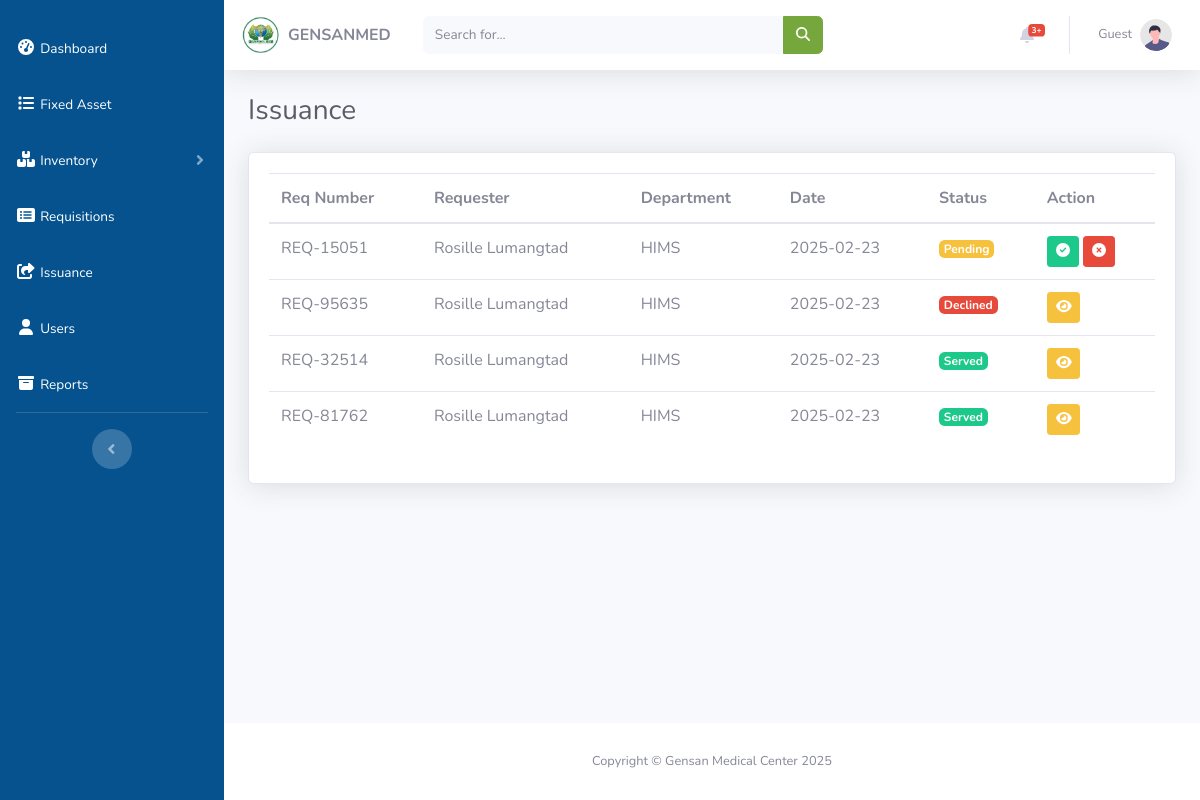
The page /admin/issuance.php on the database as committed earlier.
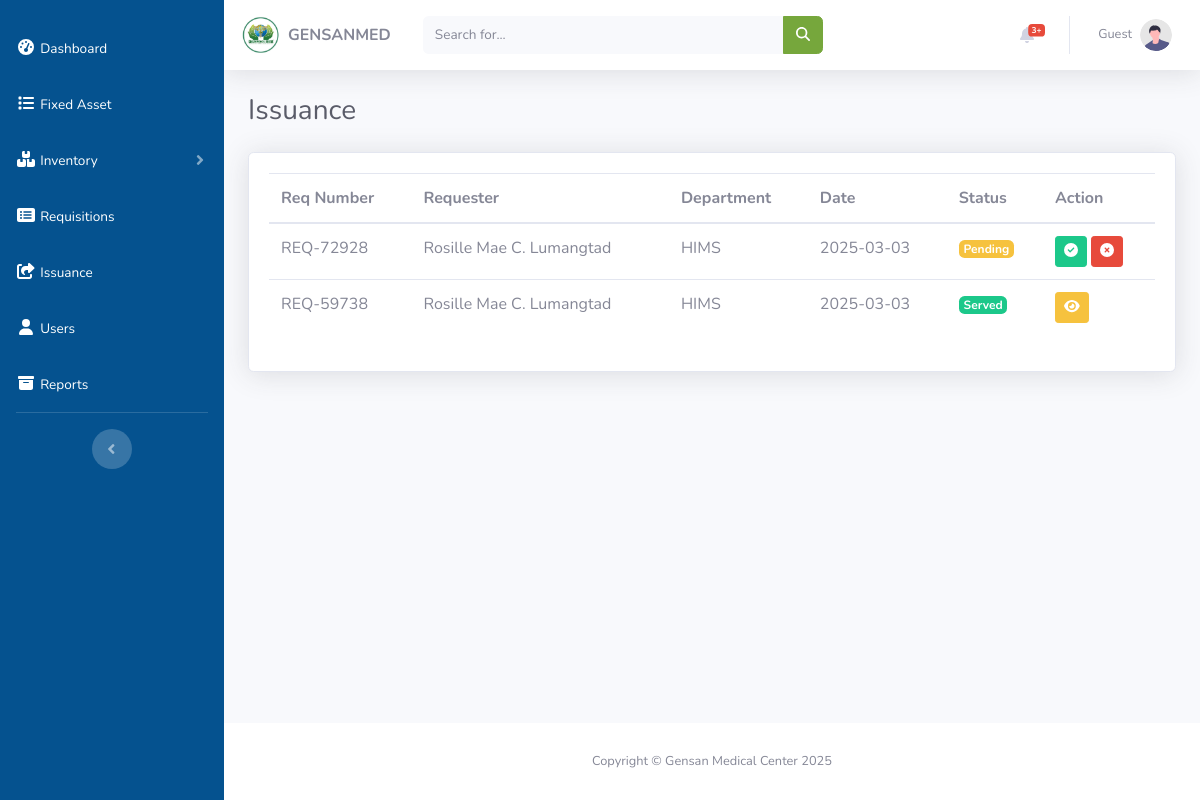
The same page on the database as committed later.
### tables this page shows
CREATE TABLE `request` (
  `req_id` int(11) NOT NULL,
  `req_number` varchar(255) NOT NULL,
  `user_id` int(11) NOT NULL,
  `stockin_id` int(11) NOT NULL,
  `qty` int(11) NOT NULL,
  `department` varchar(255) NOT NULL,
  `remarks` varchar(255) DEFAULT NULL,
  `date` date DEFAULT current_timestamp(),
  `status` tinyint(1) DEFAULT 0
);

CREATE TABLE `users` (
  `user_id` int(11) NOT NULL,
  `fullname` varchar(255) NOT NULL,
  `username` varchar(255) NOT NULL,
  `pword` varchar(255) NOT NULL,
  `number` varchar(20) NOT NULL,
  `department` varchar(100) NOT NULL,
  `role` enum('admin','mmo','engineering','user') NOT NULL,
  `is_archived` tinyint(1) NOT NULL DEFAULT 0
);

### admin/issuance.php (the view, shortened to what this page needs)
<?php
include("../includes/header.php");
include("../includes/navbar_admin.php");
$query = "SELECT request.*, users.fullname AS requester_name, users.department
          FROM request
          JOIN users ON request.user_id = users.user_id
          WHERE req_id IN (SELECT MIN(req_id) FROM request GROUP BY req_number)
          ORDER BY request.status = 1,2 ASC";
$result = mysqli_query($conn, $query);
?>
<div id="content-wrapper" class="d-flex flex-column">
    <div id="content">
        <?php
        include("../includes/topbar.php");
        ?>
        <div class="container-fluid">
            <div class="d-sm-flex align-items-center justify-content-between mb-4">
                <h1 class="h3 mb-0 text-gray-800">Issuance</h1>
            </div>
            <div class="card shadow mb-4">
                <div class="card-body">
                    <div class="card-datatable pt-0">
                        <table class="datatables-basic table" id="dataTable" width="100%">
                            <thead>
                                <tr>
                                    <th>Req Number</th>
                                    <th>Requester</th>
                                    <th>Department</th>
                                    <th>Date</th>
                                    <th>Status</th>
                                    <th>Action</th>
                                </tr>
                            </thead>
                            <tbody>
                                <?php while ($row = mysqli_fetch_assoc($result)): ?>
                                    <tr>
                                        <td><?php echo $row['req_number']; ?></td>
                                        <td><?php echo $row['requester_name']; ?></td>
                                        <td><?php echo $row['department']; ?></td>
                                        <td><?php echo $row['date']; ?></td>
                                        <td>
                                            <?php
                                            if ($row['status'] == 0) {
                                                echo '<span class="badge badge-warning">Pending</span>';
                                            } elseif ($row['status'] == 1) {
                                                echo '<span class="badge badge-success">Served</span>';
                                            } elseif ($row['status'] == 2) {
                                                echo '<span class="badge badge-danger">Declined</span>';
                                            }
                                            ?>
                                        </td>
                                        <td>
                                            <?php if ($row['status'] == 2 || $row['status'] == 1):  ?>
                                                <button type="button" data-toggle="modal" data-target="#viewRequestModal"
                                                    class="btn btn-sm btn-warning viewrequest-btn"
                                                    data-req_number="<?php echo $row['req_number']; ?>">
                                                    <i class="fa-solid fa-eye"></i>
                                                </button>
                                            <?php else: ?>
                                                <button type="button" data-toggle="modal" data-target="#viewRequestModal"
                                                    class="btn btn-sm btn-success viewrequest-btn"
                                                    data-id="<?php echo $row['req_id']; ?>"
                                                    data-req_number="<?php echo $row['req_number']; ?>">
                                                    <i class="fa-solid fa-circle-check"></i>
                                                </button>
                                                <button type="button" data-toggle="modal" data-target="#confirmDeclineModal"
                                                    class="btn btn-sm btn-danger viewrequest-btn"
                                                    data-id="<?php echo $row['req_id']; ?>">
                                                    <i class="fa-solid fa-circle-xmark"></i>
                                                </button>
                                            <?php endif; ?>
                                        </td>
                                    </tr>
                                <?php endwhile; ?>
                            </tbody>
                        </table>
                    </div>
                </div>
            </div>
        </div>
    </div>
    <?php
    include("../includes/footer.php");
    ?>

### includes/header.php (shortened to what this page needs)
<!DOCTYPE html>
<html lang="en">
<head>
    <link rel="stylesheet" href="https://cdn.jsdelivr.net/npm/bootstrap-icons/font/bootstrap-icons.css">
    <link href="vendor/fontawesome-free/css/all.min.css" rel="stylesheet" type="text/css">
    <link href="../css/sb-admin-2.min.css" rel="stylesheet">
<link href="../vendor/fontawesome-free/css/all.min.css" rel="stylesheet" type="text/css">
</head>
<body id="page-top">
    <div id="wrapper">

### includes/navbar_admin.php (shortened to what this page needs)
<ul class="navbar-nav bg-gradient-primary sidebar sidebar-dark accordion" id="accordionSidebar">
    <li class="nav-item">
        <a class="nav-link" href="../admin/index.php">
            <i class="fas fa-fw fa-tachometer-alt"></i>
            <span>Dashboard</span></a>
    </li>
    <li class="nav-item">
        <a class="nav-link" href="asset.php">
            <i class="fas fa-fw fa-list"></i>
            <span>Fixed Asset</span></a>
    </li>
    <li class="nav-item">
        <a class="nav-link collapsed" href="#" data-toggle="collapse" data-target="#collapseUtilities"
            aria-expanded="true" aria-controls="collapseUtilities">
            <i class="fas fa-fw fa-boxes"></i>
            <span>Inventory</span>
        </a>
    </li>
    <li class="nav-item">
        <a class="nav-link" href="requisitions.php">
        <i class="fas fa-fw fa-list-alt"></i>
            <span>Requisitions</span></a>
    </li>
    <li class="nav-item">
        <a class="nav-link" href="issuance.php">
        <i class="fas fa-fw fa-share-square"></i>
            <span>Issuance</span></a>
    </li>
    <li class="nav-item">
        <a class="nav-link" href="users.php">
            <i class="fas fa-fw fa-user"></i>
            <span>Users</span></a>
    </li>
    <li class="nav-item">
        <a class="nav-link" href="items.php">
            <i class="fas fa-fw fa-archive"></i>
            <span>Reports</span></a>
    </li>
    <hr class="sidebar-divider d-none d-md-block">
    <div class="text-center d-none d-md-inline">
        <button class="rounded-circle border-0" id="sidebarToggle"></button>
    </div>
</ul>

### includes/topbar.php (shortened to what this page needs)
<?php
if (isset($_SESSION['auth']) && $_SESSION['auth'] == true) {
    $user_name = $_SESSION['auth_user']['user_name'];
} else {
    $user_name = "Guest";
}
?>
                <nav class="navbar navbar-expand navbar-light bg-white topbar mb-4 static-top shadow">
                    <div class="d-flex align-items-center">
                        <img src="../img/gmc-logo.jpg" alt="GMC Logo" style="width: 40px; height: 40px; border-radius: 50%;" class="mr-2">
                        <span class="mr-3" style="font-weight: bold;">GENSANMED</span>
                    </div>
                    <form
                        class="d-none d-sm-inline-block form-inline mr-auto ml-md-3 my-2 my-md-0 mw-100 navbar-search">
                        <div class="input-group">
                            <input type="text" class="form-control bg-light border-0 small" placeholder="Search for..."
                                aria-label="Search" aria-describedby="basic-addon2">
                            <div class="input-group-append">
                                <button class="btn btn-primary" type="button">
                                    <i class="fas fa-search fa-sm"></i>
                                </button>
                            </div>
                        </div>
                    </form>
                    <ul class="navbar-nav ml-auto">
                        <li class="nav-item dropdown no-arrow mx-1">
                            <a class="nav-link dropdown-toggle" href="#" id="alertsDropdown" role="button"
                                data-toggle="dropdown" aria-haspopup="true" aria-expanded="false">
                                <i class="fas fa-bell fa-fw"></i>
                                <span class="badge badge-danger badge-counter">3+</span>
                            </a>
                        </li>
                        <li class="nav-item dropdown no-arrow">
                            <a class="nav-link dropdown-toggle" href="#" id="userDropdown" role="button"
                                data-toggle="dropdown" aria-haspopup="true" aria-expanded="false">
                                <span class="mr-2 d-none d-lg-inline text-gray-600 small"><?php echo htmlspecialchars($user_name); ?></span>
                                <img class="img-profile rounded-circle"
                                    src="img/undraw_profile.svg">
                            </a>
                        </li>
                    </ul>
                </nav>

### includes/footer.php
             <footer class="sticky-footer bg-white">
                <div class="container my-auto">
                    <div class="copyright text-center my-auto">
                        <span>Copyright &copy; Gensan Medical Center 2025</span>
                    </div>
                </div>
            </footer>
        </div>
</body>
</html>

Rows that differ between the two databases and show on the page:
removed request: req_number "REQ-15051", user.fullname "Rosille Lumangtad", user.department "HIMS", date "2025-02-23", status "Pending"
removed request: req_number "REQ-95635", user.fullname "Rosille Lumangtad", user.department "HIMS", date "2025-02-23", status "Declined"
removed request: req_number "REQ-32514", user.fullname "Rosille Lumangtad", user.department "HIMS", date "2025-02-23", status "Served"
removed request: req_number "REQ-81762", user.fullname "Rosille Lumangtad", user.department "HIMS", date "2025-02-23", status "Served"
added request: req_number "REQ-72928", user.fullname "Rosille Mae C. Lumangtad", user.department "HIMS", date "2025-03-03", status "Pending"
added request: req_number "REQ-59738", user.fullname "Rosille Mae C. Lumangtad", user.department "HIMS", date "2025-03-03", status "Served"
